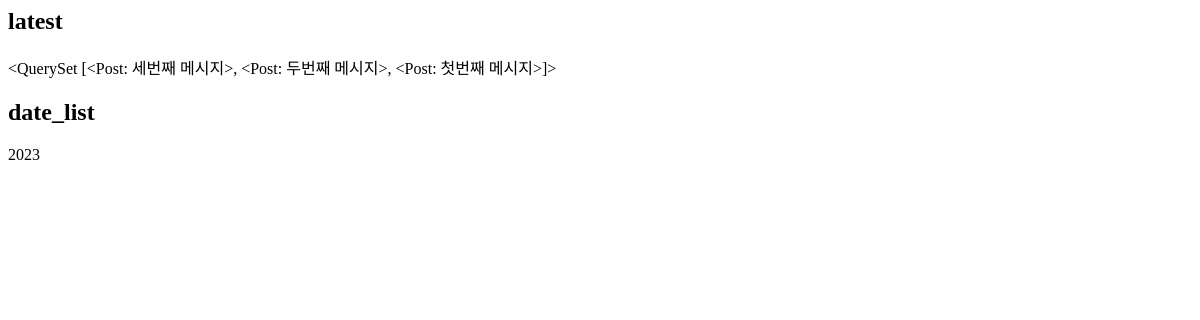
The page /instagram/archive/ on the database as committed earlier.
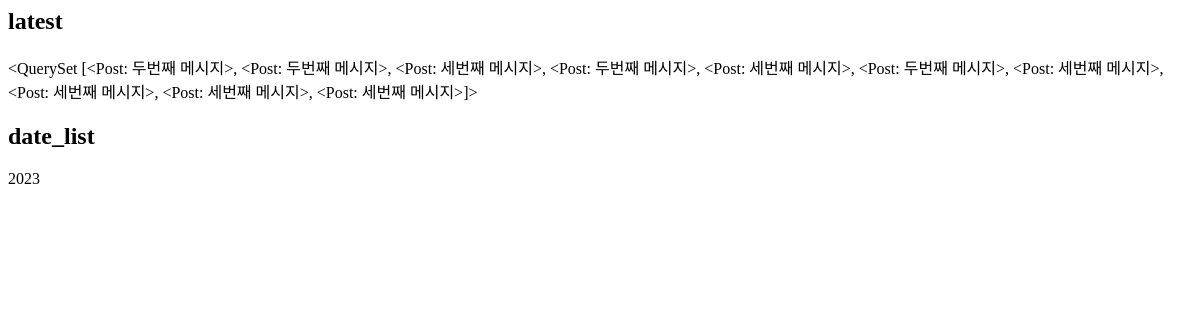
The same page on the database as committed later.
### instagram/models.py (models this page shows)
class Post(models.Model):
    message = models.TextField() # self.first = first
    photo = models.ImageField(blank=True, upload_to='instagram/post/%Y/%m/%d')
    tag_set = models.ManyToManyField('Tag', blank=True)
    is_public = models.BooleanField(default=False, verbose_name='공개여부')
    created_at = models.DateTimeField(auto_now_add=True)
    updated_at = models.DateTimeField(auto_now=True)
    def __str__(self):
        return self.message
    class Meta:
        ordering = ['-id']
    def message_length(self):
        return f'{len(self.message)} 글자'
    message_length.short_description = "메세지 글자수"

### instagram/templates/instagram/post_archive.html
<h2>latest</h2>
{{ latest }}
<h2>date_list</h2>
{% for date in date_list %}
    {{ date.year }}
{% endfor %}

Rows that differ between the two databases and show on the page:
no longer on this page (row unchanged): Post: message.message "<QuerySet [<Post: 세번째 메시지>, <Post: 두번째 메시지>, <Post: 첫번째 메시지>]>"
added Post: message.message "<QuerySet [<Post: 두번째 메시지>, <Post: 두번째 메시지>, <Post: 세번째 메시지>, <Post: 두번째 메시지>, <Post: 세번째 메시지>, <Post: 두번째 메시지>, <Post: 세번째 메시지>, <Post: 세번째 메시지>, <Post: 세번째 메시지>, <Post: 세번째 메시지>]>"
